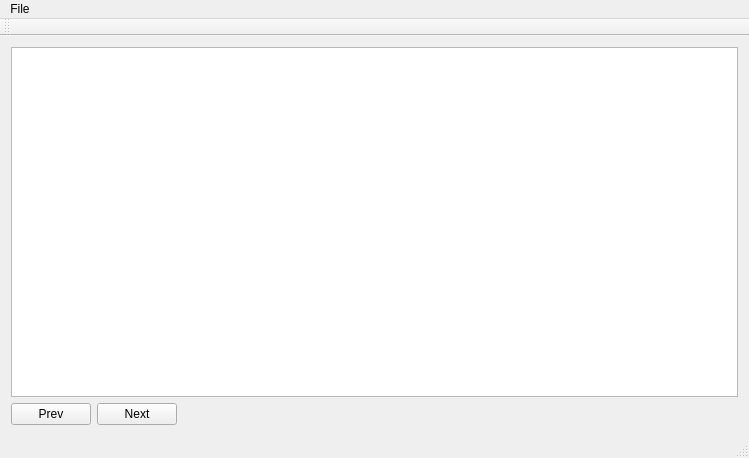
<?xml version="1.0" encoding="UTF-8"?>
<ui version="4.0">
 <class>HandyMouseClass</class>
 <widget class="QMainWindow" name="HandyMouseClass">
  <property name="geometry">
   <rect>
    <x>0</x>
    <y>0</y>
    <width>749</width>
    <height>458</height>
   </rect>
  </property>
  <property name="windowTitle">
   <string>HandyMouse</string>
  </property>
  <widget class="QWidget" name="centralWidget">
   <layout class="QVBoxLayout" name="verticalLayout">
    <item>
     <widget class="QGraphicsView" name="imageView">
      <property name="sizePolicy">
       <sizepolicy hsizetype="Expanding" vsizetype="Expanding">
        <horstretch>100</horstretch>
        <verstretch>100</verstretch>
       </sizepolicy>
      </property>
     </widget>
    </item>
    <item>
     <layout class="QHBoxLayout" name="horizontalLayout">
      <item>
       <widget class="QPushButton" name="prevButton">
        <property name="text">
         <string>Prev</string>
        </property>
       </widget>
      </item>
      <item>
       <widget class="QPushButton" name="nextButton">
        <property name="text">
         <string>Next</string>
        </property>
       </widget>
      </item>
      <item>
       <spacer name="horizontalSpacer">
        <property name="orientation">
         <enum>Qt::Horizontal</enum>
        </property>
        <property name="sizeHint" stdset="0">
         <size>
          <width>578</width>
          <height>20</height>
         </size>
        </property>
       </spacer>
      </item>
     </layout>
    </item>
   </layout>
  </widget>
  <widget class="QMenuBar" name="menuBar">
   <property name="geometry">
    <rect>
     <x>0</x>
     <y>0</y>
     <width>749</width>
     <height>21</height>
    </rect>
   </property>
   <widget class="QMenu" name="menuFile">
    <property name="title">
     <string>File</string>
    </property>
    <addaction name="actionLoad"/>
   </widget>
   <addaction name="menuFile"/>
  </widget>
  <widget class="QToolBar" name="mainToolBar">
   <attribute name="toolBarArea">
    <enum>TopToolBarArea</enum>
   </attribute>
   <attribute name="toolBarBreak">
    <bool>false</bool>
   </attribute>
  </widget>
  <widget class="QStatusBar" name="statusBar"/>
  <action name="actionLoad">
   <property name="text">
    <string>Load</string>
   </property>
  </action>
 </widget>
 <layoutdefault spacing="6" margin="11"/>
 <resources>
  <include location="handymouse.qrc"/>
 </resources>
 <connections/>
 <slots>
  <signal>PrevClicked()</signal>
 </slots>
</ui>
